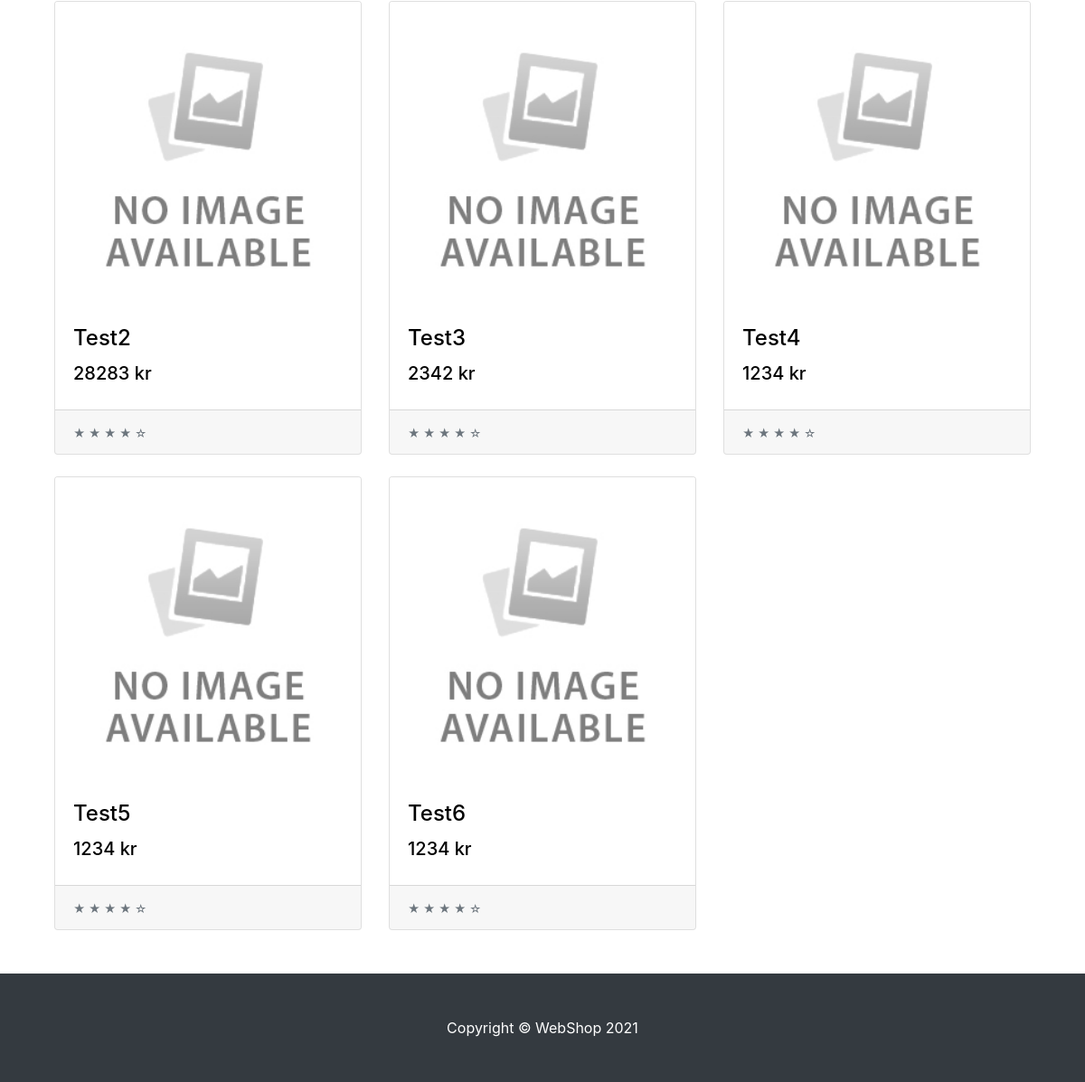
Before: / (lower part) with the older database file.
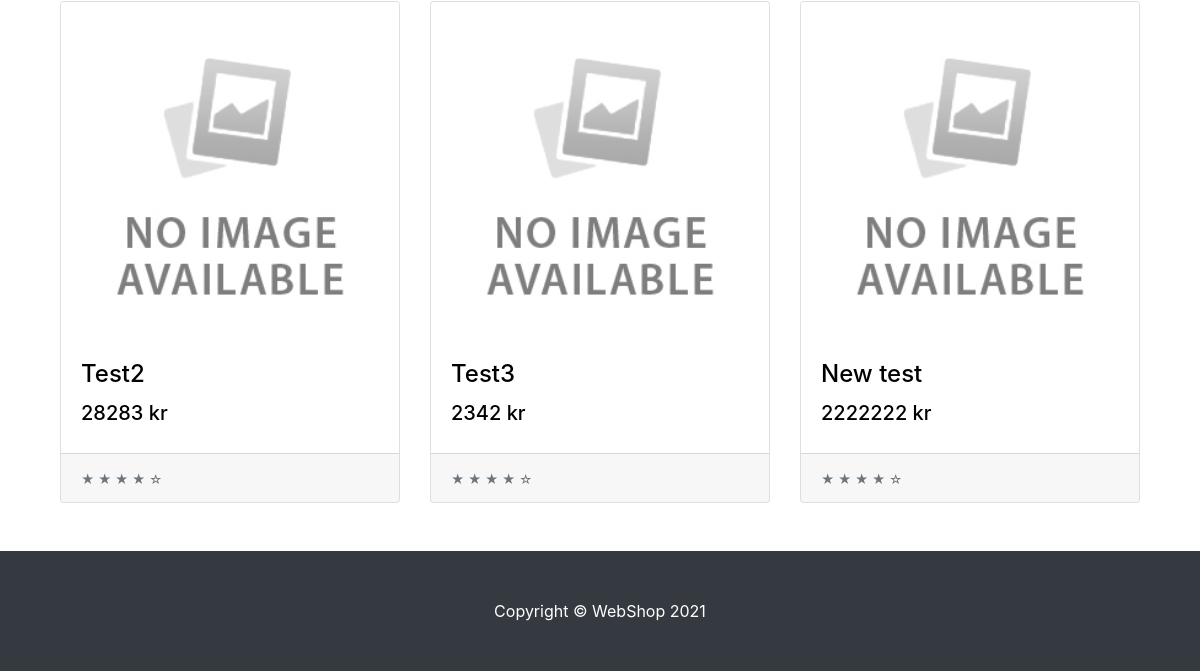
After: the same page with the newer database file.
### tables this page shows
CREATE TABLE `products` (
  `product_id` int(11) NOT NULL,
  `title` varchar(100) NOT NULL,
  `description` text NOT NULL,
  `image` varchar(250) NOT NULL DEFAULT 'no-image.png',
  `price` int(11) NOT NULL
);

### controllers/IndexController.php (called while the page is built)
<?php
class IndexController
{
  private $model;
  private $view;
  public function __construct($model, $view)
  {
    $this->model = $model;
    $this->view = $view;
  }
  public function index()
  {
    $this->view->viewHeader("");
    $products = $this->model->fetchAllProducts();
    $this->view->viewAllProducts($products);
    $this->view->viewFooter();
  }
}

### models/Database.php (called while the page is built, shortened)
<?php
 class Database
{
 private $conn = null;
 public function __construct($database, $username = "root", $password = "root", $servername = "localhost")
 {
  $dsn = "mysql:host=$servername;dbname=$database;charset=UTF8";
  try {
   $this->conn = new PDO($dsn, $username, $password);
   $this->conn->setAttribute(PDO::ATTR_ERRMODE, PDO::ERRMODE_EXCEPTION);
  } catch (PDOException $e) {
   echo "Connection failed: " . $e->getMessage();
  }
 }
 private function execute($statement, $input_parameters = [])
 {
  try {
   $stmt = $this->conn->prepare($statement);
   $stmt->execute($input_parameters);
   return $stmt;
  } catch (PDOException $e) {
    throw new Exception($e->getMessage());
  }
 }
 public function select($statement, $input_parameters = [])
 {
  $stmt = $this->execute($statement, $input_parameters);
  return $stmt->fetchAll();
 }
}

### models/Model.php (called while the page is built)
<?php
class Model
{
 private $db;
 public function __construct($database)
 {
  $this->db = $database;
 }
 public function fetchAllProducts()
 {
  $products = $this->db->select("SELECT * FROM products");
  return $products;
 }
}

### views/View.php (the view, shortened to what this page needs)
<?php
class View
{
    public function viewHeader($title)
    {
        include_once("views/include/header.php");
    }
    public function viewFooter()
    {
        include_once("views/include/footer.php");
    }
    public function viewAllProducts($products)
    {
        foreach ($products as $product) {
            $this->viewOneProduct($product);
        }
    }
    public function viewOneProduct($product)
    {
        $html = <<<HTML
            <div class="col-lg-4 col-md-6 mb-4">
                <a id="link" href="?page=product&id=$product[product_id]">
                    <div class="card h-100">
                        <img class="card-img-top" src="images/$product[image]" alt="$product[title]" />
                        <div class="card-body">
                            <h4 class="card-title">$product[title]</h4>
                            <h5>$product[price] kr</h5>
                        </div>
                        <div class="card-footer"><small class="text-muted">★ ★ ★ ★ ☆</small></div>
                    </div>
                </a>
            </div>
        HTML;
        echo $html;
    }
}

### index.php (shortened to what this page needs)
<?php
require_once("models/Database.php");
require_once("models/Model.php");
require_once("models/AdminModel.php");
require_once("views/View.php");
require_once("controllers/IndexController.php");
$database = new Database("webshopdb", "root", "root");
$requestUrl = 'http://'.$_SERVER['HTTP_HOST'].$_SERVER['REQUEST_URI'];
$requestString = strtok(substr($requestUrl, strlen(URLROOT)), '?');
$urlParams = explode('/', $requestString);
array_shift($urlParams);
$controllerName = strtolower(array_shift($urlParams));
$actionName = strtolower(array_shift($urlParams));
if ($actionName == "") {
    $actionName = "index";
}
switch ($controllerName) {
    case "":
        $model = new Model($database);
        $view = new View();
        $controller = new IndexController($model, $view);
        $controller->$actionName();
        break;
}

### views/include/header.php (shortened to what this page needs)
<!DOCTYPE html>
<html lang="en">
<head>
    <link rel="stylesheet" href="https://use.fontawesome.com/releases/v5.7.0/css/all.css">
    <link href="<?= URLROOT ?>/styles/styles.css" rel="stylesheet">
</head>
<body>
    <div class="container my-4">
        <div class="col-lg-12">
            <div class="row">

### views/include/footer.php (shortened to what this page needs)
</div>
</div>
</div>
<footer class="py-5 bg-dark">
    <div class="container">
        <p class="m-0 text-center text-white">Copyright &copy; WebShop 2021</p>
    </div>
</footer>
</body>
</html>

Changed rows visible on the page:
removed products: image (placeholder picture), title "Test5", price "1234"
removed products: image (placeholder picture), title "Test6", price "1234"
changed products: title "Test4" → "New test"; price "1234" → "2222222"
